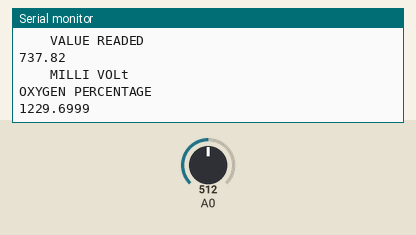
Simulated run of this sketch. Board: Arduino Uno, built with avr-gcc and run on an emulated ATmega328P. Shown: the last lines printed to the serial monitor. The test bench sets the inputs (shaded band); at power-on: A0 = 512.

Above: at 1.8 s.
1.9 s: A0 set to 716
At 2.9 s:
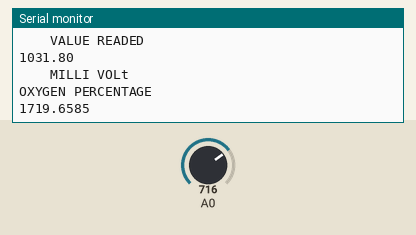
3.4 s: A0 set to 900
At 4.9 s:
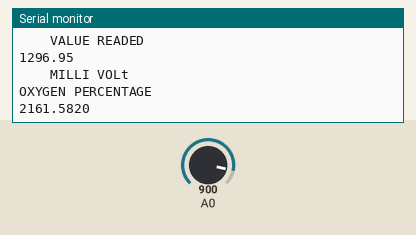
Timing chart, 0 to 6.4 s (numbered marks = the images above; inputs shaded):
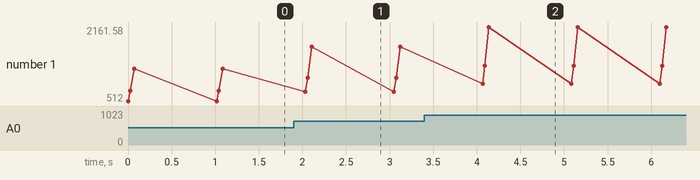

Measured:
- after the input at 1.9 s, the serial monitor: prints a new line after 0.13 s (image 1)
- after the input at 3.4 s, the serial monitor: prints a new line after 0.67 s (image 2)
- plotted number 1: 1229.7 → 1719.66 after the input at 1.9 s, 1719.66 → 2161.58 after the input at 3.4 s

The sketch:

testingofaoxy.ino
```cpp
void setup() {
  // put your setup code here, to run once:
Serial.begin(9600);
   pinMode(A0,INPUT);
analogReference(INTERNAL);


}

void loop() {
  // put your main code here, to run repeatedly:


float  VALUE=analogRead(A0);
  float MV=VALUE*(1.47564/1024)*1000;
  Serial.println(VALUE);
  Serial.println("    VALUE READED");
  Serial.println(MV);
  Serial.println("    MILLI VOLt");
  Serial.println("OXYGEN PERCENTAGE");
  Serial.println((MV*100)/60,4);

  delay(1000);
}
```
